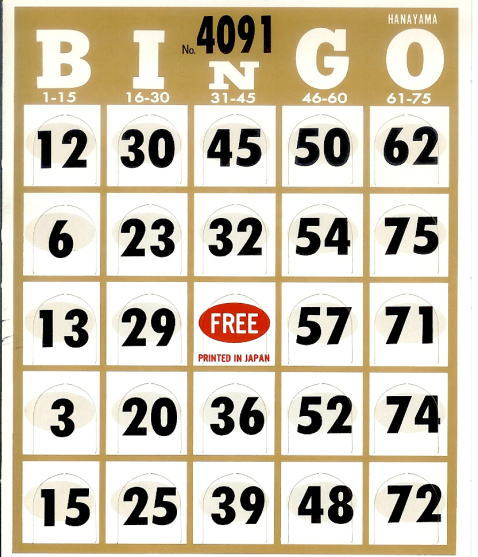
//> input picture BingoCard.jpg, 478 x 557 px
$ ./hellocv   (built with g++ and OpenCV 4)
//> lines starting //> are read from the running program, lines starting //| are printed output that depends on the picture; after the words box and inside, x2 and y2 are one past the last pixel; in counts of white or black regions, pixels touching at a corner belong together
#include "stdafx.h"
//インクルードファイル指定
#include <opencv2/opencv.hpp>
//静的リンクライブラリの指定
#include <opencv2/opencv_lib.hpp>
//名前空間の指定
#include<stdio.h>

void RecogBingo(int bingoImgx,int bingoImgy,int x,int y,int (*BingocardNumbers)[5]){
	int i,j;

	i = 0;
	j = 0;
	if(bingoImgx/5 > x){
		i = 0;
	}
	else if(bingoImgx/5 < x && bingoImgx*2/5 >x){
		i = 1;
	}
	else if(bingoImgx*2/5 < x && bingoImgy*3/5 > x){
		i = 2;
	}
	else if(bingoImgx*3/5 < x && bingoImgy*4/5 > x){
		i = 3;
	}
	else{
		i = 4;
	}

	if(bingoImgy*2/6 > y){
		j = 0;
	}
	else if(bingoImgy*2/6 < y && bingoImgy*3/6 >y){
		j = 1;
	}
	else if(bingoImgy*3/6 < x && bingoImgy*4/6 > y){
		j = 2;
	}
	else if(bingoImgy*4/6 < x && bingoImgy*5/6 > x){
		j = 3;
	}
	else{
		j = 4;
	}

	BingocardNumbers[i][j] = 71;
}

int main (int argc, char **argv)
{
  double min_val, max_val;
  CvPoint min_loc, max_loc;
  CvSize dst_size;
  CvFont font;
  IplImage *src_img, *tmp_img, *dst_img;
  int BingocardNumbers[5][5] = {0};
  int i,j;

  BingocardNumbers[2][2] = 100;

  if ((src_img = cvLoadImage ("BingoCard.jpg", CV_LOAD_IMAGE_COLOR)) == 0 ||
      (tmp_img = cvLoadImage ("BingoCard71.jpg", CV_LOAD_IMAGE_COLOR)) == 0)
    return -1;
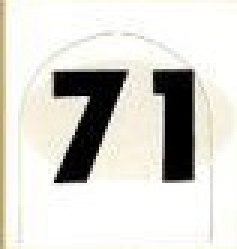
//> input picture BingoCard71.jpg, 79 x 83 px (shown 3 times larger)
//> src_img is the input picture: 557 rows x 478 cols, CV_8UC3; mean B, G, R 179.7, 198.9, 207.9
//> tmp_img is the input picture: 83 rows x 79 cols, CV_8UC3; mean B, G, R 207.3, 213.8, 215.2

  // (1)探索画像全体に対して，テンプレートのマッチング値（指定した手法に依存）を計算
  dst_size = cvSize (src_img->width - tmp_img->width + 1, src_img->height - tmp_img->height + 1);//cvSize(width,height);
//> dst_size = Size(400, 475)
  dst_img = cvCreateImage (dst_size, IPL_DEPTH_32F, 1);
  cvMatchTemplate (src_img, tmp_img, dst_img, CV_TM_CCOEFF_NORMED);
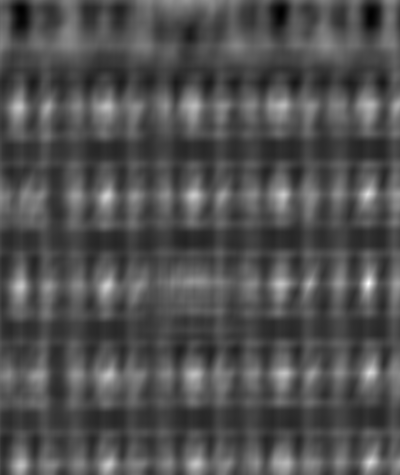
//> dst_img: 475 rows x 400 cols, CV_32FC1; min -0.464, max 1, mean 0.000707; drawn with min black and max white
  cvMinMaxLoc (dst_img, &min_val, &max_val, &min_loc, &max_loc, NULL);
//> min_val = -0.464; max_val = 1; min_loc = Point(280, 13); max_loc = Point(368, 283)

  printf("%lf %lf\n",min_val,max_val);
//| -0.463672 0.999687
  printf("%d %d\n",max_loc.x,max_loc.y);
//| 368 283

  if(max_val > 0.9){
	  printf("exist\n");
	  RecogBingo(src_img->height,src_img->width,max_loc.x,max_loc.y,BingocardNumbers);
  }
  for(i=0; i<5; i++){
	  for(j=0; j<5; j++){
		  printf("%d ",BingocardNumbers[i][j]);
	  }
	  printf("\n");
  }
   //(2)テンプレートに対応する位置に矩形を描画
  cvRectangle (src_img, max_loc,
               cvPoint (max_loc.x + tmp_img->width, max_loc.y + tmp_img->height), CV_RGB (255, 0, 0), 3);
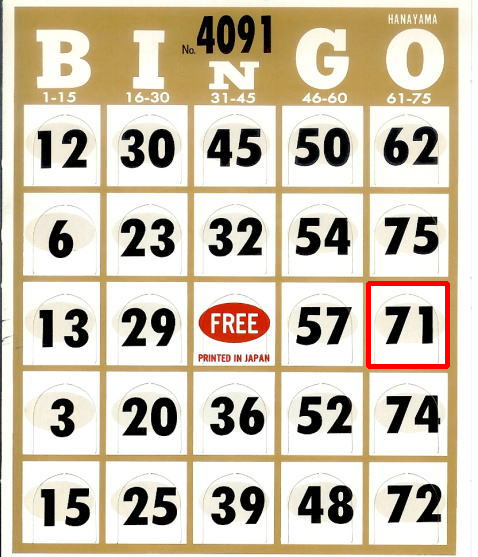
//> src_img: 557 rows x 478 cols, CV_8UC3; 0.6% of pixels changed, all inside (x1, y1, x2, y2) = (366, 281, 450, 369)
  cvNamedWindow ("Image", 1);
  cvShowImage ("Image", src_img);
  cvWaitKey (0);

  cvDestroyWindow ("Image");
  cvReleaseImage (&src_img);
  cvReleaseImage (&tmp_img);
  cvReleaseImage (&dst_img);

  return 0;
}
